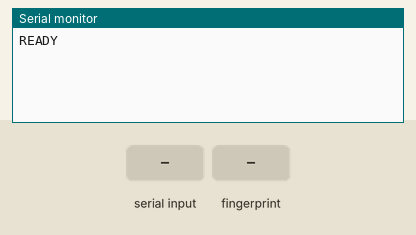
Recording of a sketch running on a simulated ESP32. Shown: the last lines printed to the serial monitor. The inputs (shaded band) are chosen by the test bench.

Above: at 2.2 s.
2.3 s: "90,45\n" received over Serial
At 3.5 s:
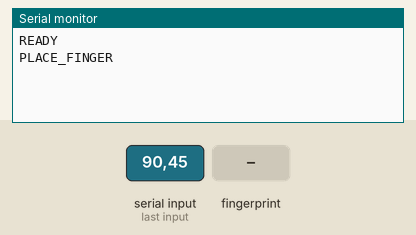
3.8 s: finger stored as number 1 placed on the sensor
At 5.1 s:
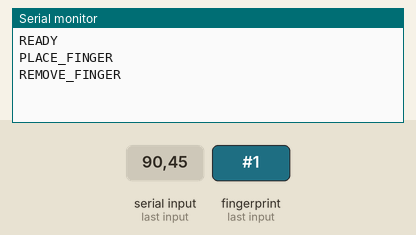
6.8 s: finger stored as number 1 placed on the sensor
At 7.7 s:
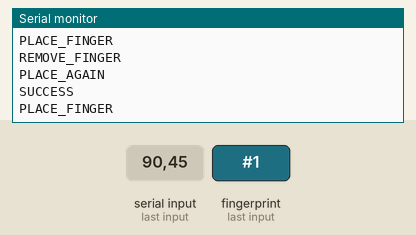

Measured:
- after the input at 2.3 s, the serial monitor: prints a new line at once (image 1)
- after the input at 3.8 s, the serial monitor: prints a new line after 0.20 s (image 2)
- after the input at 6.8 s, the serial monitor: prints a new line after 0.24 s (image 3)

The sketch:

enrollment.ino
```cpp
/*
====================================================
R307 FINGERPRINT ENROLLMENT SYSTEM
ESP32 + R307
====================================================

PURPOSE
----------------------------------------------------
Used ONLY for:
✓ Enrolling new fingerprints
✓ Working with register.py
✓ Capturing voter image through Python

DO NOT use this during voting.

====================================================
CONNECTIONS
====================================================

R307 Fingerprint Sensor
--------------------------------
TX  -> GPIO16
RX  -> GPIO17
VCC -> VIN
GND -> GND

====================================================
*/

#include <Adafruit_Fingerprint.h>

// =====================================
// FINGERPRINT SERIAL
// =====================================

HardwareSerial mySerial(2);

Adafruit_Fingerprint finger = Adafruit_Fingerprint(&mySerial);

// =====================================

uint8_t id;

// =====================================

void setup()
{
  Serial.begin(115200);

  // =====================================
  // START FINGERPRINT SERIAL
  // =====================================

  mySerial.begin(57600, SERIAL_8N1, 16, 17);

  finger.begin(57600);

  // =====================================
  // VERIFY SENSOR
  // =====================================

  if (finger.verifyPassword())
  {
    Serial.println("READY");
  }
  else
  {
    Serial.println("FINGERPRINT SENSOR ERROR");

    while (1);
  }
}

// =====================================

void loop()
{
  // =====================================
  // WAIT FOR FINGERPRINT ID FROM PYTHON
  // =====================================

  if (Serial.available())
  {
    id = Serial.parseInt();

    if (id != 0)
    {
      enrollFingerprint(id);
    }
  }
}

// =====================================
// ENROLL FINGERPRINT
// =====================================

uint8_t enrollFingerprint(uint8_t id)
{
  int p = -1;

  // =====================================
  // FIRST SCAN
  // =====================================

  Serial.println("PLACE_FINGER");

  while (p != FINGERPRINT_OK)
  {
    p = finger.getImage();

    if (p == FINGERPRINT_NOFINGER)
    {
      continue;
    }

    if (p == FINGERPRINT_PACKETRECIEVEERR)
    {
      Serial.println("FAILED");

      return p;
    }

    if (p == FINGERPRINT_IMAGEFAIL)
    {
      Serial.println("FAILED");

      return p;
    }
  }

  p = finger.image2Tz(1);

  if (p != FINGERPRINT_OK)
  {
    Serial.println("FAILED");

    return p;
  }

  // =====================================
  // REMOVE FINGER
  // =====================================

  Serial.println("REMOVE_FINGER");

  delay(2000);

  p = 0;

  while (p != FINGERPRINT_NOFINGER)
  {
    p = finger.getImage();
  }

  // =====================================
  // SECOND SCAN
  // =====================================

  Serial.println("PLACE_AGAIN");

  p = -1;

  while (p != FINGERPRINT_OK)
  {
    p = finger.getImage();

    if (p == FINGERPRINT_NOFINGER)
    {
      continue;
    }

    if (p == FINGERPRINT_PACKETRECIEVEERR)
    {
      Serial.println("FAILED");

      return p;
    }

    if (p == FINGERPRINT_IMAGEFAIL)
    {
      Serial.println("FAILED");

      return p;
    }
  }

  p = finger.image2Tz(2);

  if (p != FINGERPRINT_OK)
  {
    Serial.println("FAILED");

    return p;
  }

  // =====================================
  // CREATE MODEL
  // =====================================

  p = finger.createModel();

  if (p != FINGERPRINT_OK)
  {
    Serial.println("FAILED");

    return p;
  }

  // =====================================
  // STORE MODEL
  // =====================================

  p = finger.storeModel(id);

  if (p == FINGERPRINT_OK)
  {
    Serial.println("SUCCESS");
  }
  else
  {
    Serial.println("FAILED");
  }

  return p;
}
```
